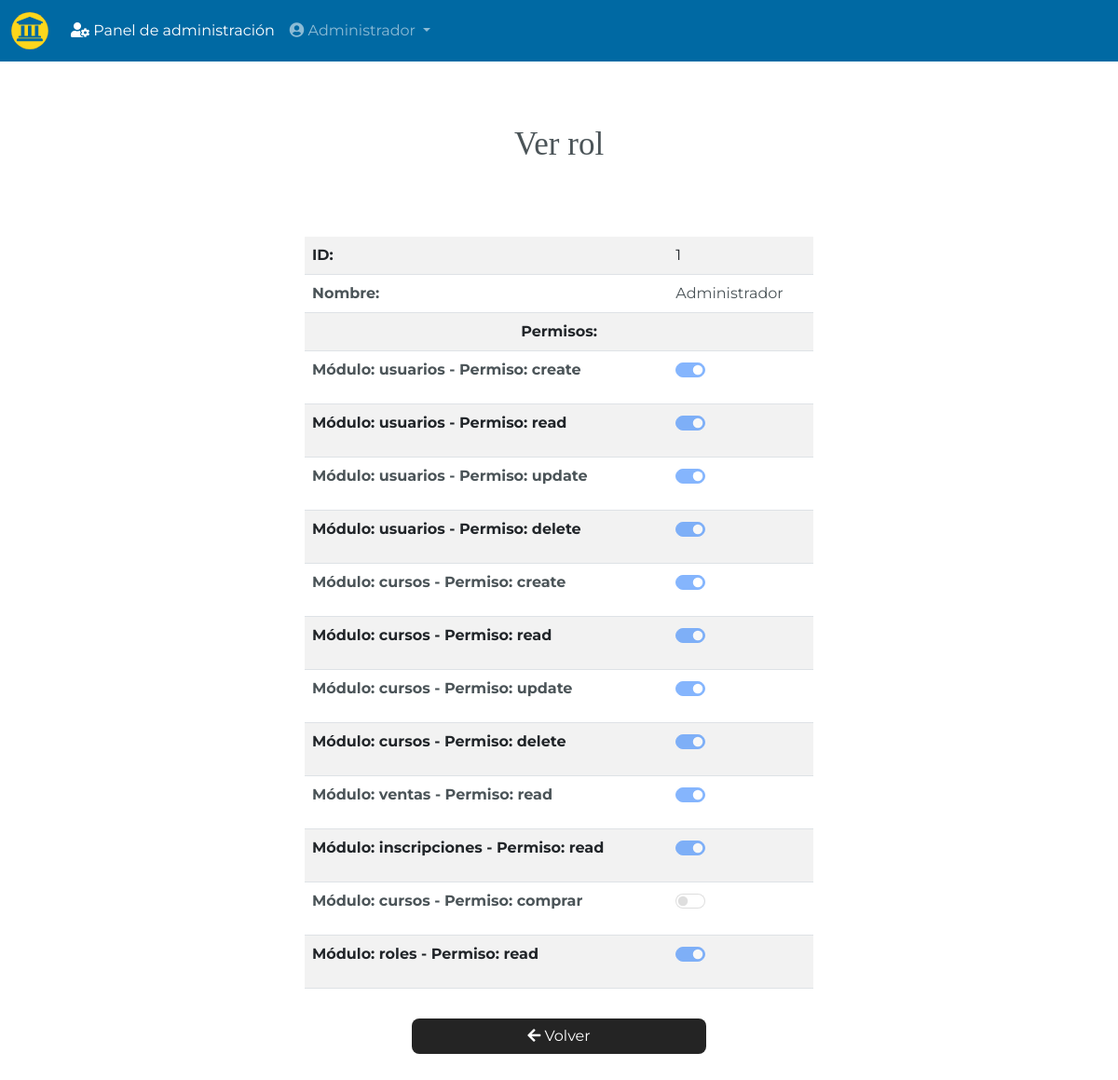
/roles/show.php?id=1 (signed in), run on the app's committed database.
### tables this page shows
CREATE TABLE `rol` (
  `id_rol` bigint(20) NOT NULL,
  `nombre` varchar(64) NOT NULL
);

CREATE TABLE `modulo` (
  `id_modulo` bigint(20) NOT NULL,
  `nombre` varchar(64) NOT NULL
);

CREATE TABLE `permiso` (
  `id` bigint(18) NOT NULL,
  `id_modulo` bigint(20) NOT NULL,
  `nombre` varchar(64) NOT NULL
);

CREATE TABLE `rol_permiso` (
  `id` bigint(20) NOT NULL,
  `id_rol` bigint(20) NOT NULL,
  `id_permiso` bigint(20) NOT NULL
);

### roles/show.php (called while the page is built, shortened)
<?php require '../config/database.php'; ?>
<?php include '../includes/header.php'; ?>
<?php include '../pages/pg-rol-show.php'; ?>
<?php include '../includes/footer.php'; ?>

### config/database.php (called while the page is built, shortened)
<?php
function showRol($id_rol, $conn)
{
    try {
        $sql = "SELECT * FROM rol WHERE id_rol = :id_rol";
        $stmt = $conn->prepare($sql);
        $stmt->bindparam(":id_rol", $id_rol);
        $stmt->execute();
        return $stmt->fetchAll();
    } catch (PDOException $e) {
        echo $e->getMessage();
    }
}
function showRolPermiso($id_rol, $conn)
{
    try {
        $sql = "SELECT id_permiso FROM rol_permiso WHERE id_rol = :id_rol";
        $stmt = $conn->prepare($sql);
        $stmt->bindparam(":id_rol", $id_rol);
        $stmt->execute();
        return $stmt->fetchAll();
    } catch (PDOException $e) {
        echo $e->getMessage();
    }
}
function showPermisos($conn)
{
    try {
        $sql = "SELECT * FROM permiso";
        $stmt = $conn->prepare($sql);
        $stmt->execute();
        return $stmt->fetchAll();
    } catch (PDOException $e) {
        echo $e->getMessage();
    }
}
function showModulo($id_modulo, $conn)
{
    try {
        $sql = "SELECT nombre FROM modulo WHERE id_modulo = :id";
        $stmt = $conn->prepare($sql);
        $stmt->bindparam(":id", $id_modulo);
        $stmt->execute();
        return $stmt->fetchAll();
    } catch (PDOException $e) {
        echo $e->getMessage();
    }
}

### pages/pg-rol-show.php (the view)
<main class="container">
    <section class="row mt-5">
        <div class="col-md-6 offset-md-3">
            <h1 class="text-center">Ver rol</h1>
            <br>
            <?php if ($_GET) : ?>
                <?php
                $id_rol   = $_GET['id'];
                $rol = showRol($id_rol, $conn);
                ?>
                <table class="table table-striped mt-4 letter2">
                    <?php foreach ($rol as $rl) : ?>
                        <tr class="text-start">
                            <th>ID:</th>
                            <td><?php echo $rl['id_rol']; ?></td>
                        </tr>
                        <tr class="text-start">
                            <th>Nombre: </th>
                            <td><?php echo $rl['nombre']; ?></td>
                        </tr>
                        <tr class="text-center">
                            <th colspan="2"> Permisos: </th>
                        </tr>
                    <?php endforeach ?>
                    <?php $permiso = showPermisos($conn); ?>
                    <?php foreach ($permiso as $prms) : ?>
                        <?php $id_modulo = $prms['id_modulo']; ?>
                        <?php $modulo = showModulo($id_modulo, $conn); ?>
                        <?php foreach ($modulo as $mod) : ?>
                            <tr>
                                <th>Módulo: <?php echo $mod['nombre']; ?> - Permiso: <?php echo $prms['nombre']; ?></th>
                                <td>
                                        <div class="form-check form-switch mb-3">
                                            <input class="form-check-input" type="checkbox" role="switch" id="flexSwitchCheckDisabled"
                                            <?php $rol_permiso = showRolPermiso($id_rol, $conn); ?>
                                            <?php foreach ($rol_permiso as $rol_prms) : ?>
                                                <?php if ($rol_prms['id_permiso'] == $prms['id']) : ?>checked<?php endif; ?>
                                            <?php endforeach; ?>
                                            disabled>
                                        </div>
                                </td>
                            </tr>
                        <?php endforeach; ?>
                    <?php endforeach; ?>
                </table>
                <div class="text-center mb-5">
                    <a href="../roles.php" class="btn btn-cancel mt-3">
                        <i class="fas fa-arrow-left"></i> Volver
                    </a>
                </div>
            <?php endif ?>
        </div>
    </section>
</main>

### public/css/custom.css (style rules this page uses)
body { font-family: 'Montserrat', sans-serif; background-color: #FFFFFF; }
h1 { font-size: 35px; color: #4B5458; font-family: 'Bitter', serif; margin-top: 20px; margin-bottom: 30px; }
.btn { border-radius: 8px; font-family: 'Montserrat', sans-serif; margin: 0px auto; opacity: 0.9; transition: all 0.25s ease-in; width: 58%; }
.btn-cancel { color: #fff; background-color: #0D0D0D; }
a { font-family: 'Montserrat', sans-serif; }
.letter2 { color: #4B5458; }

### data on the page
rol: id_rol "1", nombre "Administrador"
permiso: nombre "create", id.id_permiso "☑"
modulo: nombre "usuarios"
permiso: nombre "read", id.id_permiso "☑"
permiso: nombre "update", id.id_permiso "☑"
permiso: nombre "delete", id.id_permiso "☑"
permiso: nombre "create", id.id_permiso "☑"
modulo: nombre "cursos"
permiso: nombre "read", id.id_permiso "☑"
permiso: nombre "update", id.id_permiso "☑"
permiso: nombre "delete", id.id_permiso "☑"
permiso: nombre "read", id.id_permiso "☑"
modulo: nombre "ventas"
permiso: nombre "read", id.id_permiso "☑"
modulo: nombre "inscripciones"
permiso: nombre "comprar"
permiso: nombre "read", id.id_permiso "☑"
modulo: nombre "roles"

### other printed values
$_SESSION['ss-fullname'] "Administrador"
